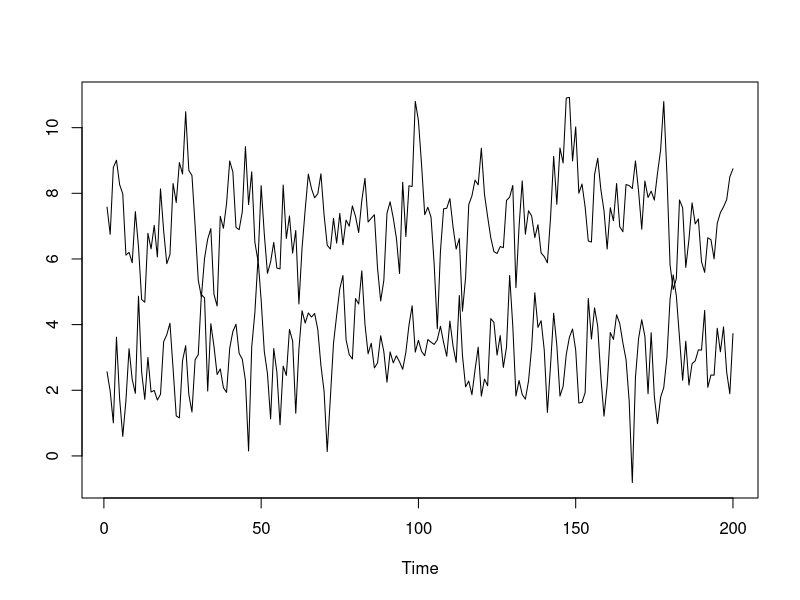

Recreate this plot in R.
## ---- chunk 1
library(tidyverse)
library(magrittr)
library(scales)
library(gridExtra)
library(forecast)
library(tseries)
library(ggthemes)
theme_set(theme_economist())
## ---- chunk 2
# Generate and plot white noise
# WN <- arima.sim(model=list(order= c(0,0,0)), n = 200 )
# plot(WN)

MA_mean = 2
MA_weight = 0.5
# Generate and plot an MA(1) with parameter .9 
# MA <- arima.sim(model=list(order = c(0,0,1), ma = MA_weight), n = 200, mean = MA_mean,
#                rand.gen = rnorm, sd = 40)
MA <- arima.sim(model=list(order = c(0,0,1), ma = MA_weight), n = 200, mean = MA_mean)

AR_param = 0.6
AR_intercept = 3
# Generate and plot an AR(2) with parameters 1.5 and -.75
AR <- arima.sim(model=list(order=c(1,0,0), ar = AR_param), n = 200, mean = AR_intercept)

ts.plot(MA, AR)


